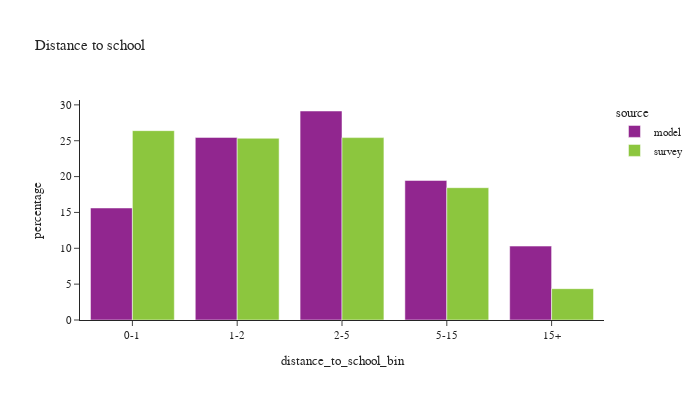

This figure's notebook cell:
### Code cell
df_plot = df_students.loc[(~df_students['student_type'].isnull()) & (df_students['distance_to_school_bin'] != float('nan'))].groupby(['source','distance_to_school_bin',])['psexpfac'].sum().reset_index()
df_plot['percentage'] = df_plot.groupby(['source'], group_keys=False)['psexpfac']. \
    apply(lambda x: 100 * x / float(x.sum()))
# df_plot

df_plot_ct = df_students.loc[(~df_students['student_type'].isnull()) & (df_students['distance_to_school_bin'] != float('nan'))].groupby(['source','distance_to_school_bin'])['psexpfac'].count().reset_index().rename(columns={'psexpfac':'sample count'})
df_plot = df_plot.merge(df_plot_ct, on=['source','distance_to_school_bin'])


fig = px.bar(df_plot, x="distance_to_school_bin", y="percentage", color="source",barmode="group",
             hover_data=['sample count'],
             title="Distance to school")
fig.update_layout(height=400, width=700, font=dict(size=11))
fig.show()

### Figure 1 — Plotly figure (JSON) as saved in the notebook; plotly's stock layout.template omitted (floating-point values rounded to 4 significant figures)
{"data": [{"alignmentgroup": "True", "customdata": [[128703], [209800], [240118], [160330], [84931]], "hovertemplate": "source=model<br>distance_to_school_bin=%{x}<br>percentage=%{y}<br>sample count=%{customdata[0]}<extra></extra>", "legendgroup": "model", "marker": {"color": "#91268F", "pattern": {"shape": ""}}, "name": "model", "offsetgroup": "model", "orientation": "v", "showlegend": true, "textposition": "auto", "type": "bar", "x": ["0-1", "1-2", "2-5", "5-15", "15+"], "xaxis": "x", "y": [15.62, 25.46, 29.14, 19.46, 10.31], "yaxis": "y"}, {"alignmentgroup": "True", "customdata": [[226], [193], [240], [121], [32]], "hovertemplate": "source=survey<br>distance_to_school_bin=%{x}<br>percentage=%{y}<br>sample count=%{customdata[0]}<extra></extra>", "legendgroup": "survey", "marker": {"color": "#8CC63E", "pattern": {"shape": ""}}, "name": "survey", "offsetgroup": "survey", "orientation": "v", "showlegend": true, "textposition": "auto", "type": "bar", "x": ["0-1", "1-2", "2-5", "5-15", "15+"], "xaxis": "x", "y": [26.41, 25.34, 25.43, 18.45, 4.371], "yaxis": "y"}], "layout": {"barmode": "group", "font": {"size": 11}, "height": 400, "legend": {"title": {"text": "source"}, "tracegroupgap": 0}, "title": {"text": "Distance to school"}, "width": 700, "xaxis": {"anchor": "y", "domain": [0.0, 1.0], "title": {"text": "distance_to_school_bin"}}, "yaxis": {"anchor": "x", "domain": [0.0, 1.0], "title": {"text": "percentage"}}}}
